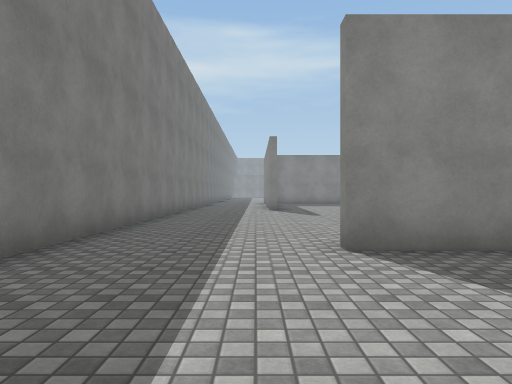
View 1 (above)

24 first-person views from a walk through a Unity game level. The camera is 1.2 m above the floor, looks level and sees 70° across. The floor is counted in squares, 1.95 m on a side. Each view is taken from the middle of a square. On the plan, view 1 faces up. The plan holds only what a view shows up to about 10 squares ahead; the rest is blank. The place goes on beyond the plan. The player is left out. Surface patterns are stand-ins for the level's own textures.

View 2
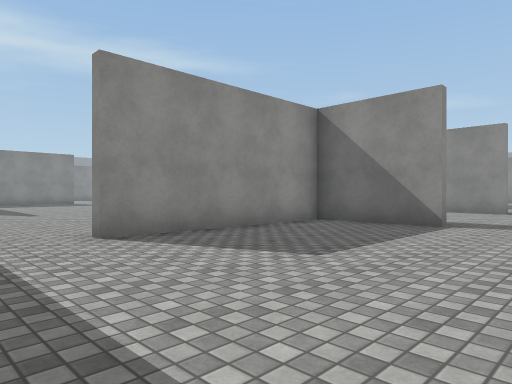

View 3
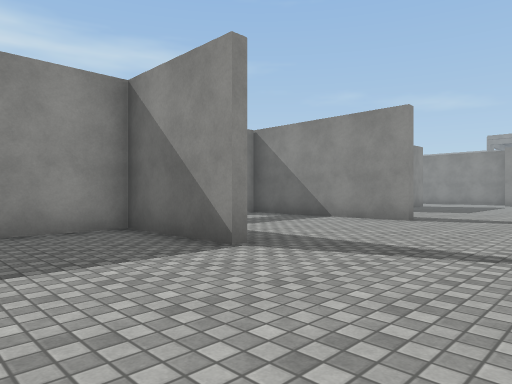

View 4
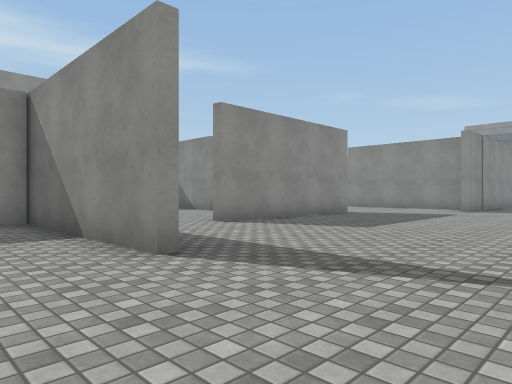

View 5
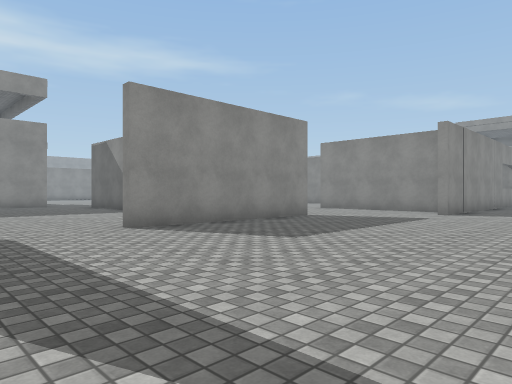

View 6
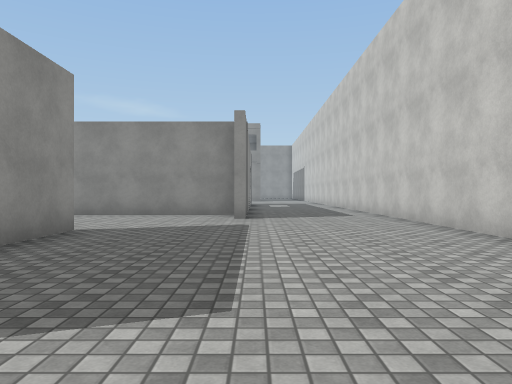

View 7
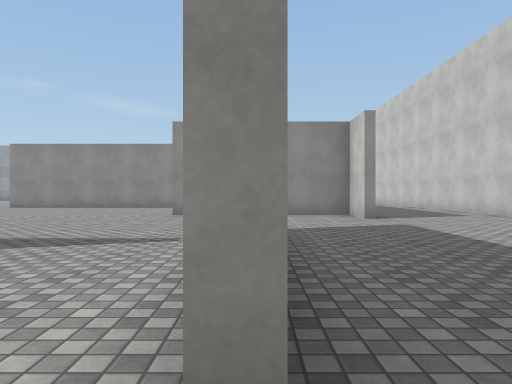

View 8
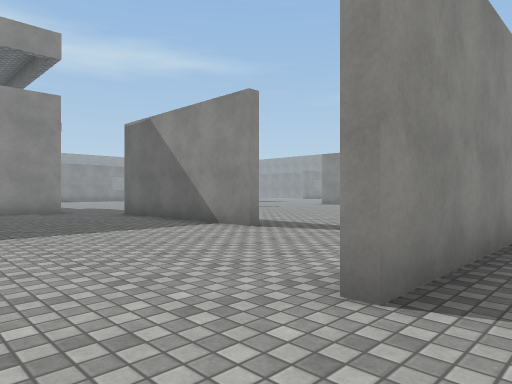

View 9
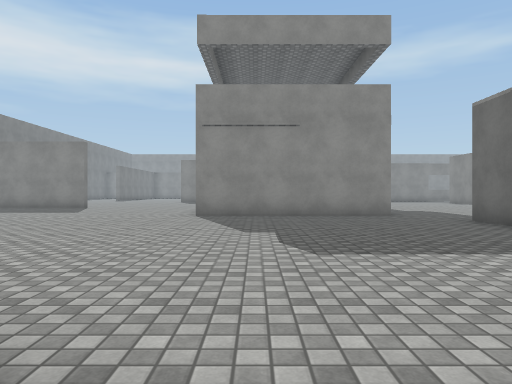

View 10
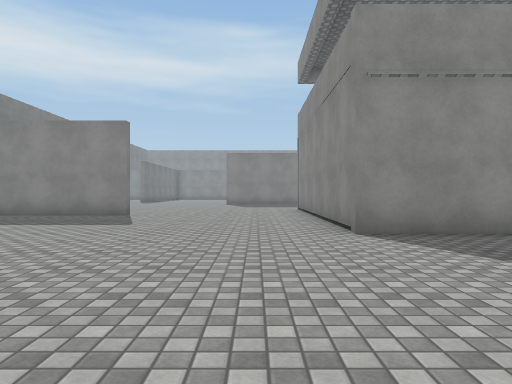

View 11
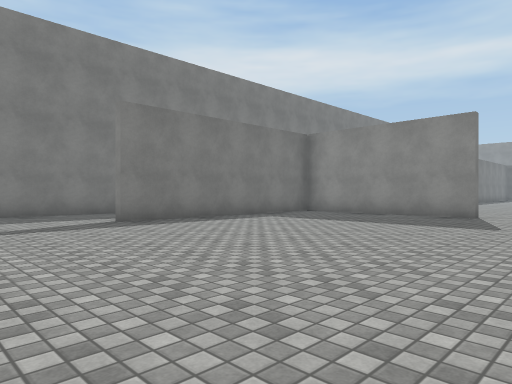

View 12
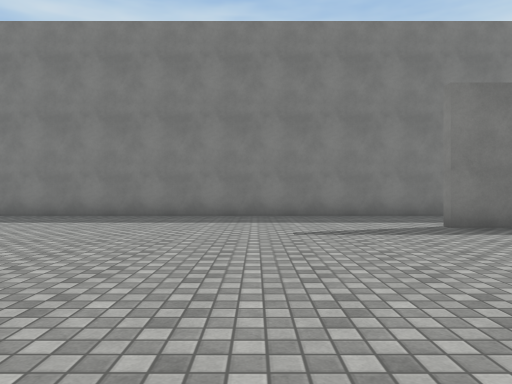

View 13
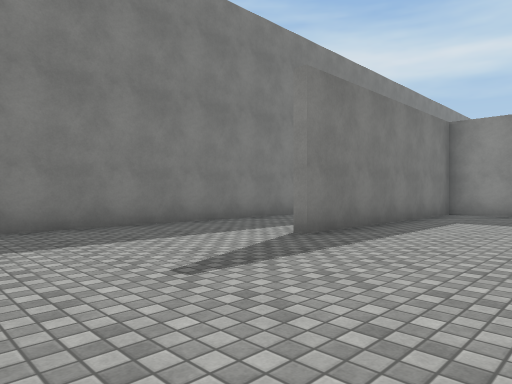

View 14
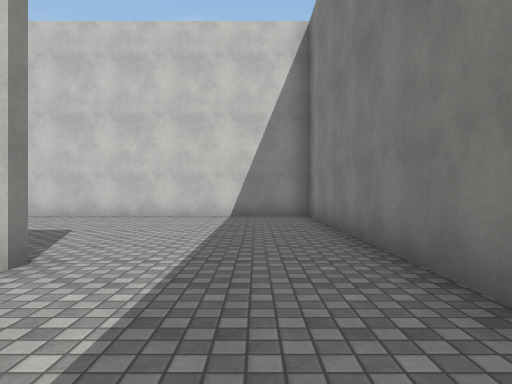

View 15
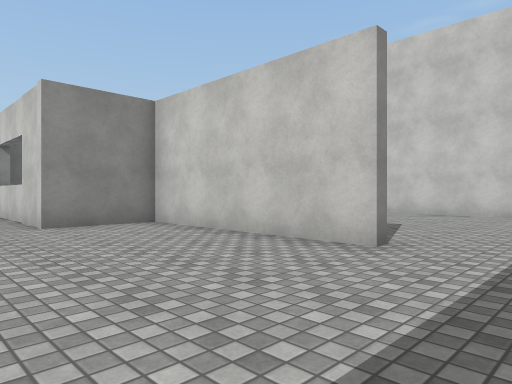

View 16
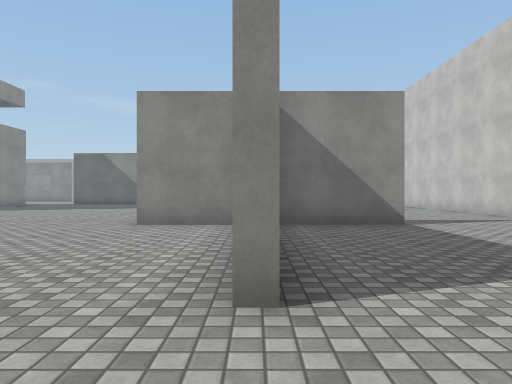

View 17
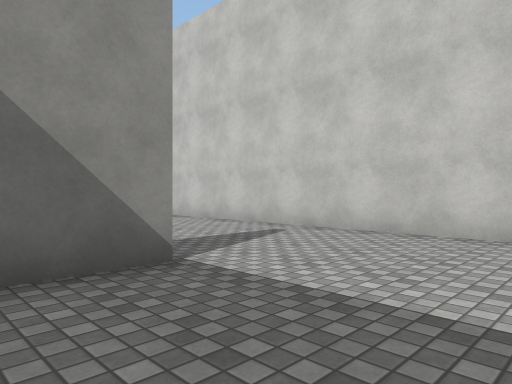

View 18
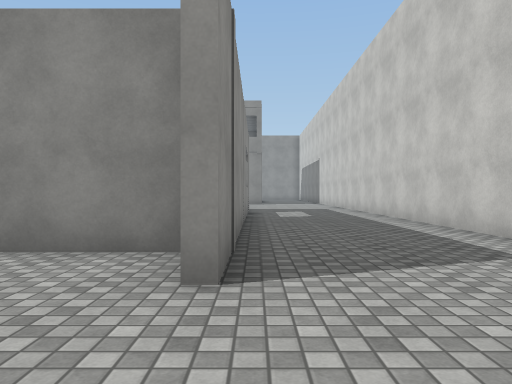

View 19
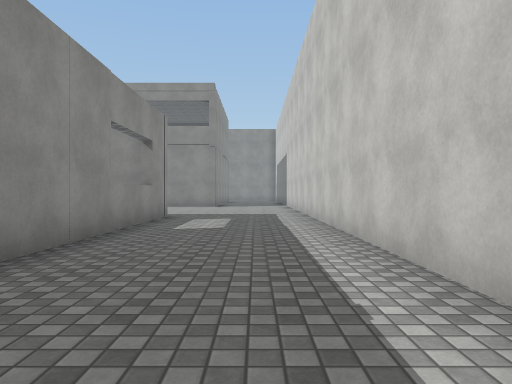

View 20
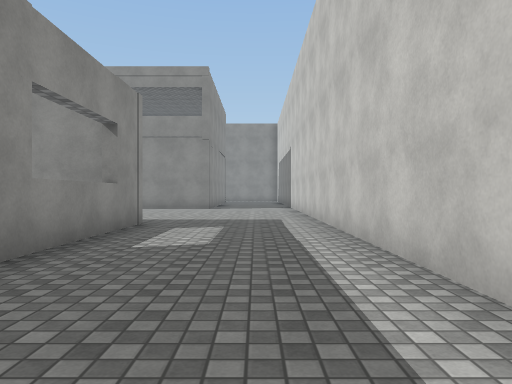

View 21
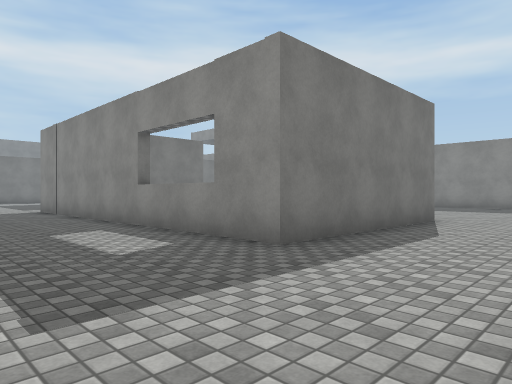

View 22
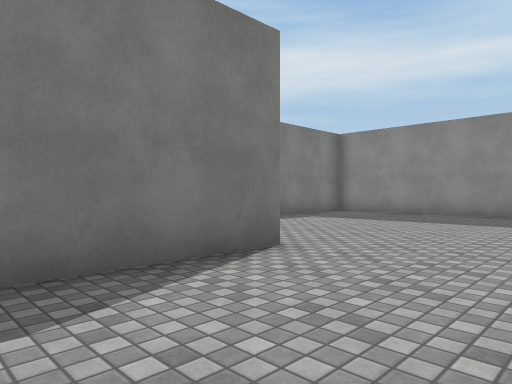

View 23
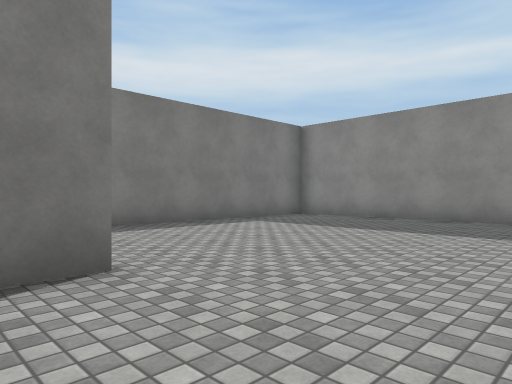

View 24
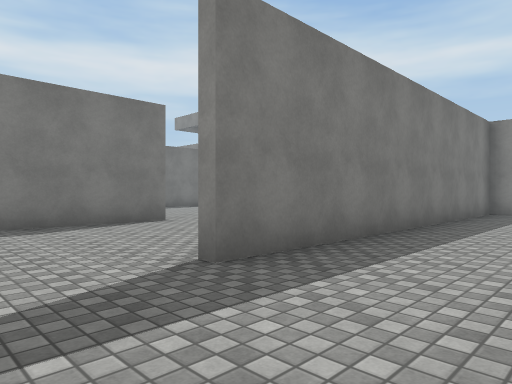

### Floor plan
Points are (right, up) in squares from view 1. A wall is a line through its corners. A room is listed if a view was taken in it or the views show most of it. See-through windows are left out.
Room 1 (views 1, 2, 3, 4, 5, 6, 8, 17, 18, 19, 20, 21, 22, 23, 24)
walls: (23, 6.2) (23, 3.1); (18.9, 3.9) (13.9, 3.9); (21.4, 1.5) (22.7, 1.5) (22.7, 6.2); (31.2, 6.2) (31.2, 1.2) (21.4, 1.2); (17.8, -2.4) (33.9, -2.4); (30.9, 1.8) (30.9, 3.2); (10.9, 1.1) (10.9, 5.9); (32.6, 13.4) (27.5, 13.4) (27.5, 4); (5.8, 1.1) (5.8, 3.9) (0.9, 3.9); (-2.4, 2.6) (-2.4, -2.4) (11.6, -2.4)
ways out: opening at (-1, 3.3) to room 2; opening at (8.5, 6) to room 2; opening at (12.5, 4) to room 2; opening at (15.5, 13.5) to room 2; opening at (17, 6) to room 2
Room 2 (views 7, 9, 10, 11, 12, 13, 14, 15, 16)
walls: (5.6, 18.7) (0.7, 18.7) (0.7, 12.2); (-2.4, 15.8) (-2.4, 2.6); (0.9, 4.1) (5.8, 4.1) (5.8, 6.2) (9.4, 6.2); (15.5, 14.4) (10.5, 14.4) (10.5, 19); (16.6, 7.8) (16.6, 12.8)
ways out: opening at (-1, 3.3) to room 1; opening at (8.5, 6) to room 1; opening at (12.5, 4) to room 1; opening at (15.5, 13.5) to room 1; opening at (17, 6) to room 1

Positions as (right, up) in squares from view 1, and headings:
1: (0, 0), facing up
2: (-1, -1), facing up-right
3: (3, -2), facing up-right
4: (9, -2), facing up-right
5: (11, -2), facing up-right
6: (13, 1), facing right
7: (13, 4), facing right
8: (12, 3), facing up-right
9: (12, 5), facing up
10: (9, 9), facing up
11: (8, 9), facing up-left
12: (7, 9), facing left
13: (4, 8), facing up-left
14: (-1, 7), facing down
15: (-1, 8), facing down-right
16: (-1, 4), facing right
17: (3, 3), facing down-right
18: (19, 1), facing right
19: (22, -1), facing right
20: (24, -1), facing right
21: (34, -2), facing up-left
22: (34, 3), facing up-left
23: (34, 5), facing up-left
24: (30, 2), facing up-left
